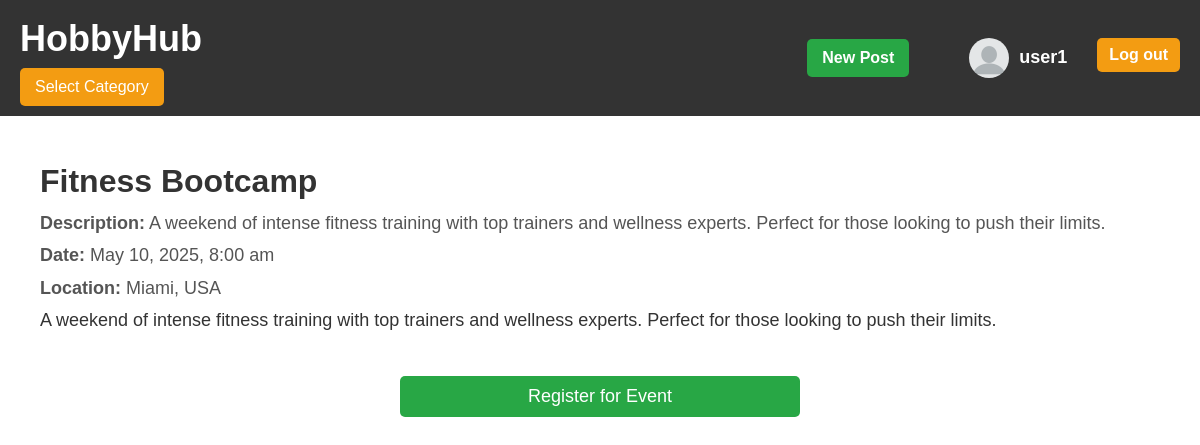
/event.php?id=3 (signed in), run on the app's committed database.
### tables this page shows
CREATE TABLE `events` (
  `event_id` int(10) UNSIGNED NOT NULL,
  `event_name` varchar(255) NOT NULL,
  `event_description` text NOT NULL,
  `event_date` datetime NOT NULL,
  `location` varchar(255) NOT NULL,
  `created_at` timestamp NOT NULL DEFAULT CURRENT_TIMESTAMP
);

### event.php (the view, shortened to what this page needs)
<?php
include 'db_connection.php';
include 'Component/navbar.php';
$isLoggedIn = isset($_SESSION['user_id']);
$userId = $isLoggedIn ? $_SESSION['user_id'] : null;
$userName = $isLoggedIn ? $_SESSION['username'] : null;
$navbar = new Navbar($conn, $isLoggedIn, $userId, $userName);
if (isset($_GET['id'])) {
    $event_id = $_GET['id'];
    $sql_event_details = "SELECT * FROM events WHERE event_id = ?";
    $stmt = $conn->prepare($sql_event_details);
    $stmt->bind_param("i", $event_id);
    $stmt->execute();
    $result = $stmt->get_result();
    if ($result->num_rows > 0) {
        $event = $result->fetch_assoc();
    } else {
        echo "<p>Event not found.</p>";
        exit;
    }
} else {
    echo "<p>No event specified.</p>";
    exit;
}
?>
<!DOCTYPE html>
<html lang="en">
<head>
    <link rel="stylesheet" href="event.css">
    <link rel="stylesheet" href="glowna.css">
    <link rel="stylesheet" href="navbar.css">
</head>
<body>
  <header>
    <?php
          echo $navbar->render();
      ?>
  </header>
  <main class="container">
    <div class="event-details">
        <div class="event-header">
            <div class="event-info">
                <h1><?php echo htmlspecialchars($event['event_name'], ENT_QUOTES, 'UTF-8'); ?></h1>
                <p><strong>Description:</strong> <?php echo htmlspecialchars($event['event_description'], ENT_QUOTES, 'UTF-8'); ?></p>
                <p><strong>Date:</strong> <?php echo date("F j, Y, g:i a", strtotime($event['event_date'])); ?></p>
                <p><strong>Location:</strong> <?php echo htmlspecialchars($event['location'], ENT_QUOTES, 'UTF-8'); ?></p>
            </div>
        </div>
        <p><?php echo nl2br(htmlspecialchars($event['event_description'], ENT_QUOTES, 'UTF-8')); ?></p>
    </div>
    <?php if ($isLoggedIn): ?>
    <div class="registration-form">
        <form method="POST">
            <button type="submit" name="register" class="btn-register">Register for Event</button>
        </form>
        </div>
    <?php else: ?>
        <div class="login-message">
            <p>You need to <a href="login.php" class="login-link">log in</a> to register for this event.</p>
        </div>
    <?php endif; ?>
    </main>
</body>
</html>

### Component/navbar.php (shortened to what this page needs)
<?php
class Navbar{
    private $dbConnection;
    private $isLoggedIn;
    private $userId;
    private $userName;
    public function __construct($dbConnection, $isLoggedIn = false, $userId = null, $userName = null) {
        $this->dbConnection = $dbConnection;
        $this->categories = $this->fetchCategories($dbConnection);
        $this->isLoggedIn = $isLoggedIn;
        $this->userId = $userId;
        $this->userName = $userName;
    }
    private function fetchCategories($dbConnection) {
        $sql = "SELECT category_id, name FROM categories ORDER BY name ASC";
        $result = $dbConnection->query($sql);
        $categories = [];
        if ($result->num_rows > 0) {
            while ($row = $result->fetch_assoc()) {
                $categories[] = $row;
            }
        }
        return $categories;
    }
    private function fetchProfilePicture($userId) {
        $sql = "SELECT profile_picture FROM users WHERE user_id = ?";
        $stmt = $this->dbConnection->prepare($sql);
        $stmt->bind_param("i", $userId);
        $stmt->execute();
        $result = $stmt->get_result();
        $image_src = '../default.png';
        return $image_src;
    }
    public function render() {
    ?>
    <nav class="navbar">
      <div class="logo">
        <h1><a href="index.php">HobbyHub</a></h1>
        <?php
        if ($_SERVER['REQUEST_URI'] != '/profile.php' && $_SERVER['REQUEST_URI'] != '/new_post.php') {
        ?>
            <div class="dropdown">
                <button class="dropdown-button" onclick="toggleDropdown()">Select Category</button>
            </div>
        <?php
        }
        ?>
        </div>
        <div class="auth-buttons">
            <?php if ($this->isLoggedIn): ?>
            <div class="auth-info">
                <?php if ($_SERVER['REQUEST_URI'] != '/new_post.php') {
                ?>
                <button class="btn new-post-btn" onclick="window.location.href='new_post.php'">New Post</button>
                <?php
                }
                ?>
                <a href="profile.php" class="profile-link">
                    <?php
                        $image_src = $this->fetchProfilePicture($this->userId);
                    ?>
                    <img src="<?php echo $image_src; ?>" alt="Profile Picture" class="profile-img">
                    <span class="username"><?php echo htmlspecialchars($this->userName); ?></span>
                </a>
            </div>
            <form method="POST" style="display: inline;">
                <button type="submit" name="logout" class="btn logout-btn">Log out</button>
            </form>
        <?php else: ?>
            <button class="btn register-btn" onclick="window.location.href='register.php'">Sign up</button>
            <button class="btn login-btn" onclick="window.location.href='login.php'">Login</button>
        <?php endif; ?>
    </nav>
<?php
    return ob_get_clean();
    }
}
?>

### event.css (style rules this page uses)
.event-details { margin: 0 auto; padding: 20px; }
.event-header { display: flex; align-items: flex-start; gap: 20px; }
.event-info h1 { font-size: 32px; color: #333; }
.event-info p { font-size: 18px; color: #555; }
.registration-form { width: 100%; max-width: 400px; margin: 20px auto; text-align: center; }
.btn-register { background-color: #28a745; color: white; border: none; padding: 10px 20px; font-size: 18px; cursor: pointer; border-radius: 5px; transition: background-color 0.3s ease; display: inline-block; width: 100%; }

### glowna.css (style rules this page uses)
* { margin: 0; padding: 0; box-sizing: border-box; }
body { font-family: Arial, sans-serif; line-height: 1.6; color: #333; }
.logo a { color: white; text-decoration: none; font-size: 36px; font-weight: bold; font-family: "Arial", sans-serif; transition: color 0.3s ease, transform 0.3s ease; }
.auth-info span { color: white; font-size: 18px; font-weight: bold; }
.dropdown { position: relative; display: inline-block; }
.dropdown-button { background-color: #007bff; color: white; padding: 10px 20px; font-size: 16px; border: none; cursor: pointer; border-radius: 5px; }
.auth-info { display: flex; align-items: center; gap: 10px; }
.auth-info a { display: flex; align-items: center; text-decoration: none; }
.profile-img { width: 40px; height: 40px; border-radius: 50%; margin-right: 10px; object-fit: cover; }
.username { font-size: 18px; color: white; font-weight: bold; }
.auth-info { display: flex; align-items: center; gap: 10px; margin-right: 20px; }

### navbar.css (style rules this page uses)
header { width: 100%; background-color: #333; color: #fff; }
.navbar { display: flex; justify-content: space-between; align-items: center; padding: 10px 20px; }
.container { max-width: 1200px; margin: 0 auto; padding: 20px; }
.container p { font-size: 18px; line-height: 1.8; }
.auth-buttons { display: flex; gap: 10px; }
.btn { padding: 8px 16px; font-size: 16px; font-weight: bold; border: none; border-radius: 5px; cursor: pointer; transition: background-color 0.3s ease, transform 0.2s ease; }
.logout-btn { background-color: #f39c12; color: white; border: none; padding: 8px 12px; border-radius: 5px; cursor: pointer; transition: background-color 0.3s ease, transform 0.2s ease; }
.dropdown { position: relative; display: inline-block; font-family: Arial, sans-serif; }
.dropdown-button { background-color: #f39c12; color: white; padding: 10px 15px; border: none; border-radius: 5px; cursor: pointer; transition: background-color 0.3s ease; font-size: 16px; }
.new-post-btn { background-color: #28a745; color: white; border: none; padding: 10px 15px; border-radius: 5px; cursor: pointer; font-size: 16px; margin-right: 50px; }

### data on the page
events: event_name "Fitness Bootcamp", event_description "A weekend of intense fitness training with top trainers and wellness experts. Perfect for those looking to push their limits.", event_date "May 10, 2025, 8:00 am", location "Miami, USA"

### other printed values
$this->userName "user1"
